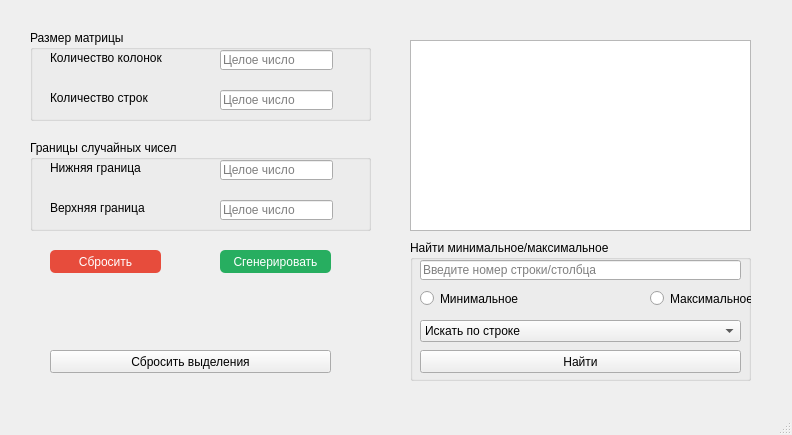
<?xml version="1.0" encoding="UTF-8"?>
<ui version="4.0">
 <class>MainWindow</class>
 <widget class="QMainWindow" name="MainWindow">
  <property name="geometry">
   <rect>
    <x>0</x>
    <y>0</y>
    <width>792</width>
    <height>435</height>
   </rect>
  </property>
  <property name="windowTitle">
   <string>MainWindow</string>
  </property>
  <widget class="QWidget" name="centralwidget">
   <widget class="QPushButton" name="buttonGenerate">
    <property name="geometry">
     <rect>
      <x>220</x>
      <y>250</y>
      <width>111</width>
      <height>23</height>
     </rect>
    </property>
    <property name="styleSheet">
     <string notr="true">background: #27ae60; color: #fff; border:0 none; border-radius:5px;</string>
    </property>
    <property name="text">
     <string>Сгенерировать</string>
    </property>
   </widget>
   <widget class="QGroupBox" name="groupBox">
    <property name="geometry">
     <rect>
      <x>30</x>
      <y>30</y>
      <width>341</width>
      <height>91</height>
     </rect>
    </property>
    <property name="title">
     <string>Размер матрицы</string>
    </property>
    <widget class="QLineEdit" name="columnCount">
     <property name="geometry">
      <rect>
       <x>190</x>
       <y>20</y>
       <width>113</width>
       <height>20</height>
      </rect>
     </property>
     <property name="placeholderText">
      <string>Целое число</string>
     </property>
    </widget>
    <widget class="QLineEdit" name="rowCount">
     <property name="geometry">
      <rect>
       <x>190</x>
       <y>60</y>
       <width>113</width>
       <height>20</height>
      </rect>
     </property>
     <property name="placeholderText">
      <string>Целое число</string>
     </property>
    </widget>
    <widget class="QLabel" name="label">
     <property name="geometry">
      <rect>
       <x>20</x>
       <y>20</y>
       <width>121</width>
       <height>16</height>
      </rect>
     </property>
     <property name="text">
      <string>Количество колонок</string>
     </property>
    </widget>
    <widget class="QLabel" name="label_2">
     <property name="geometry">
      <rect>
       <x>20</x>
       <y>60</y>
       <width>121</width>
       <height>16</height>
      </rect>
     </property>
     <property name="text">
      <string>Количество строк</string>
     </property>
    </widget>
   </widget>
   <widget class="QPushButton" name="buttonReset">
    <property name="geometry">
     <rect>
      <x>50</x>
      <y>250</y>
      <width>111</width>
      <height>23</height>
     </rect>
    </property>
    <property name="autoFillBackground">
     <bool>false</bool>
    </property>
    <property name="styleSheet">
     <string notr="true">background: #e74c3c; color: #fff; border:0 none; border-radius:5px</string>
    </property>
    <property name="text">
     <string>Сбросить</string>
    </property>
    <property name="flat">
     <bool>false</bool>
    </property>
   </widget>
   <widget class="QTableWidget" name="matrix">
    <property name="geometry">
     <rect>
      <x>410</x>
      <y>40</y>
      <width>341</width>
      <height>191</height>
     </rect>
    </property>
   </widget>
   <widget class="QGroupBox" name="groupBox_2">
    <property name="geometry">
     <rect>
      <x>30</x>
      <y>140</y>
      <width>341</width>
      <height>91</height>
     </rect>
    </property>
    <property name="title">
     <string>Границы случайных чисел</string>
    </property>
    <widget class="QLineEdit" name="randStart">
     <property name="geometry">
      <rect>
       <x>190</x>
       <y>20</y>
       <width>113</width>
       <height>20</height>
      </rect>
     </property>
     <property name="placeholderText">
      <string>Целое число</string>
     </property>
    </widget>
    <widget class="QLineEdit" name="randEnd">
     <property name="geometry">
      <rect>
       <x>190</x>
       <y>60</y>
       <width>113</width>
       <height>20</height>
      </rect>
     </property>
     <property name="placeholderText">
      <string>Целое число</string>
     </property>
    </widget>
    <widget class="QLabel" name="label_3">
     <property name="geometry">
      <rect>
       <x>20</x>
       <y>20</y>
       <width>121</width>
       <height>16</height>
      </rect>
     </property>
     <property name="text">
      <string>Нижняя граница</string>
     </property>
    </widget>
    <widget class="QLabel" name="label_4">
     <property name="geometry">
      <rect>
       <x>20</x>
       <y>60</y>
       <width>121</width>
       <height>16</height>
      </rect>
     </property>
     <property name="text">
      <string>Верхняя граница</string>
     </property>
    </widget>
   </widget>
   <widget class="QGroupBox" name="groupBox_3">
    <property name="geometry">
     <rect>
      <x>410</x>
      <y>240</y>
      <width>341</width>
      <height>141</height>
     </rect>
    </property>
    <property name="title">
     <string>Найти минимальное/максимальное</string>
    </property>
    <widget class="QLineEdit" name="minNumberRowOrColumn">
     <property name="geometry">
      <rect>
       <x>10</x>
       <y>20</y>
       <width>321</width>
       <height>20</height>
      </rect>
     </property>
     <property name="placeholderText">
      <string>Введите номер строки/столбца</string>
     </property>
    </widget>
    <widget class="QPushButton" name="buttonFindMinNumber">
     <property name="geometry">
      <rect>
       <x>10</x>
       <y>110</y>
       <width>321</width>
       <height>23</height>
      </rect>
     </property>
     <property name="text">
      <string>Найти</string>
     </property>
    </widget>
    <widget class="QRadioButton" name="typeGradationMin">
     <property name="geometry">
      <rect>
       <x>10</x>
       <y>50</y>
       <width>121</width>
       <height>17</height>
      </rect>
     </property>
     <property name="text">
      <string>Минимальное</string>
     </property>
    </widget>
    <widget class="QRadioButton" name="typeGradationMax">
     <property name="geometry">
      <rect>
       <x>240</x>
       <y>50</y>
       <width>121</width>
       <height>17</height>
      </rect>
     </property>
     <property name="text">
      <string>Максимальное</string>
     </property>
    </widget>
    <widget class="QComboBox" name="typeSearch">
     <property name="geometry">
      <rect>
       <x>10</x>
       <y>80</y>
       <width>321</width>
       <height>22</height>
      </rect>
     </property>
     <item>
      <property name="text">
       <string comment="1" extracomment="1">Искать по строке</string>
      </property>
     </item>
     <item>
      <property name="text">
       <string comment="1" extracomment="1">Искать по столбцу</string>
      </property>
     </item>
     <item>
      <property name="text">
       <string comment="1" extracomment="1">Искать по таблице</string>
      </property>
     </item>
    </widget>
   </widget>
   <widget class="QPushButton" name="buttonResetSelection">
    <property name="geometry">
     <rect>
      <x>50</x>
      <y>350</y>
      <width>281</width>
      <height>23</height>
     </rect>
    </property>
    <property name="text">
     <string>Сбросить выделения</string>
    </property>
   </widget>
   <zorder>buttonGenerate</zorder>
   <zorder>groupBox</zorder>
   <zorder>buttonReset</zorder>
   <zorder>matrix</zorder>
   <zorder>groupBox_2</zorder>
   <zorder>groupBox_3</zorder>
   <zorder>radioTypeGradation</zorder>
   <zorder>buttonResetSelection</zorder>
  </widget>
  <widget class="QMenuBar" name="menubar">
   <property name="geometry">
    <rect>
     <x>0</x>
     <y>0</y>
     <width>792</width>
     <height>21</height>
    </rect>
   </property>
  </widget>
  <widget class="QStatusBar" name="statusbar"/>
 </widget>
 <resources/>
 <connections/>
</ui>
